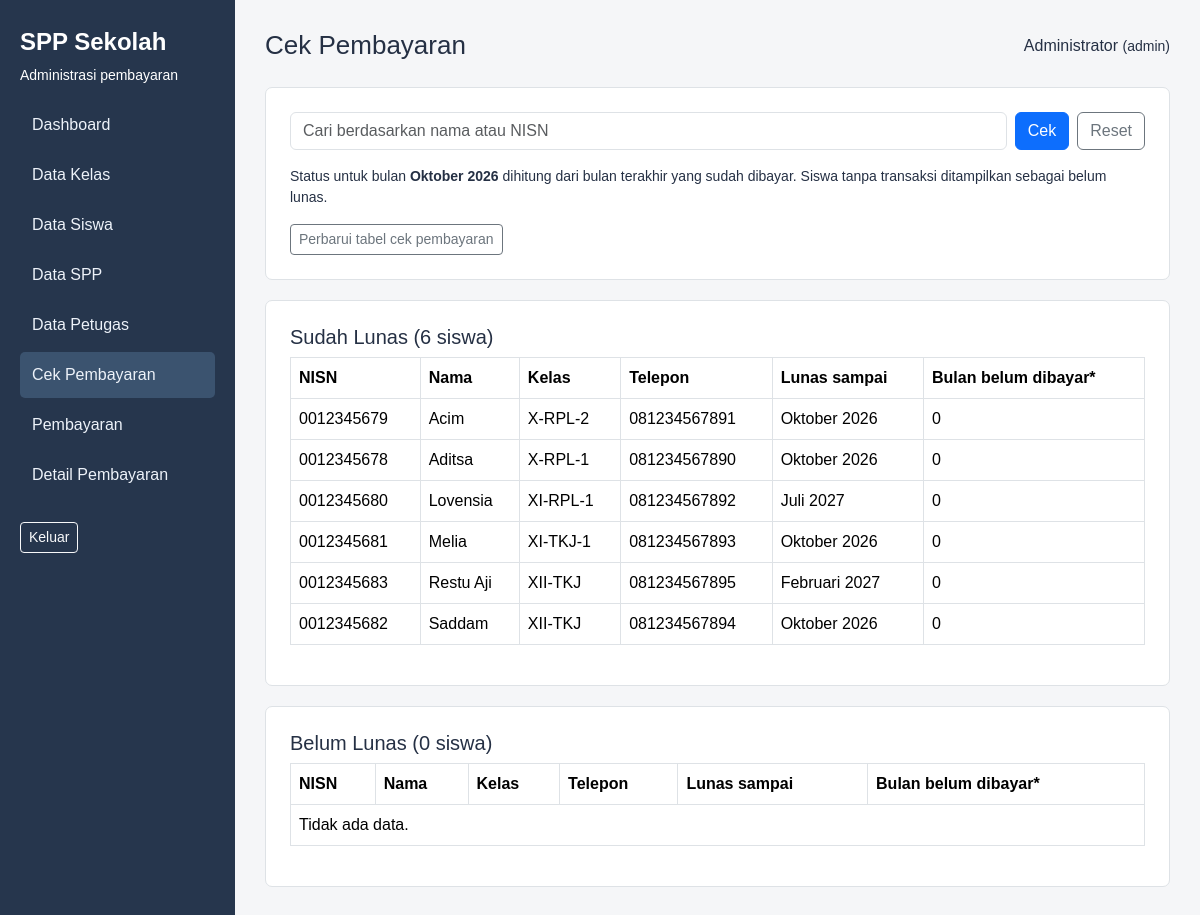
The app's page /cek.php (signed in) with its own data.
### tables this page shows
CREATE TABLE `tb_petugas` (
  `id_petugas` varchar(11) NOT NULL,
  `username` varchar(25) NOT NULL,
  `password` varchar(32) NOT NULL,
  `nama_petugas` varchar(35) NOT NULL,
  `level` enum('admin','petugas','siswa') NOT NULL
);

CREATE TABLE `tb_siswa` (
  `nisn` varchar(10) NOT NULL,
  `nis` varchar(8) NOT NULL,
  `nama` varchar(50) NOT NULL,
  `id_kelas` varchar(11) NOT NULL,
  `nama_kelas` varchar(10) NOT NULL,
  `alamat` text NOT NULL,
  `no_telp` varchar(13) NOT NULL,
  `id_spp` varchar(40) NOT NULL
);

### includes/fungsi.php (called while the page is built, shortened)
<?php
require_once __DIR__ . '/../config/koneksi.php';
function query($sql, $params = [])
{
    global $pdo;
    $stmt = $pdo->prepare($sql);
    $stmt->execute($params);
    return $stmt;
}
function e($value)
{
    return htmlspecialchars(
        (string) $value,
        ENT_QUOTES,
        'UTF-8'
    );
}
function daftar_bulan()
{
    return [
        1 => 'Januari',
        2 => 'Februari',
        3 => 'Maret',
        4 => 'April',
        5 => 'Mei',
        6 => 'Juni',
        7 => 'Juli',
        8 => 'Agustus',
        9 => 'September',
        10 => 'Oktober',
        11 => 'November',
        12 => 'Desember'
    ];
}
function bulan_indonesia($tanggal)
{
    $periode = substr((string) $tanggal, 0, 7);
    if (!preg_match('/^(\d{4})-(\d{2})$/', $periode, $hasil)) {
        return '-';
    }
    $nomor = (int) $hasil[2];
    $bulan = daftar_bulan();
    return $bulan[$nomor] . ' ' . $hasil[1];
}
function base_url()
{
    $script = str_replace(
        '\\',
        '/',
        $_SERVER['SCRIPT_NAME']
    );
    $folder = dirname($script);
    return rtrim($folder, '/.');
}
function wajib_login()
{
    $user = query(
        'SELECT id_petugas, nama_petugas, level
         FROM tb_petugas
         WHERE id_petugas = ?',
        [$_SESSION['user_id']]
    )->fetch();
    return $user;
}
function daftar_status($search = '')
{
    $sql = "
        SELECT
            s.*,
            sp.tahun,
            sp.nominal,
            p.terakhir
        FROM tb_siswa s
        LEFT JOIN tb_spp sp
            ON sp.id_spp = s.id_spp
        LEFT JOIN (
            SELECT
                nisn,
                MAX(tgl_terakhir_bayar) AS terakhir
            FROM tb_pembayaran
            WHERE status = 'Sudah Lunas'
            GROUP BY nisn
        ) p ON p.nisn = s.nisn
    ";
    $params = [];
    $rows = query(
        $sql . ' ORDER BY s.nama',
        $params
    )->fetchAll();
    $bulan_ini = date('Y-m-01');
    foreach ($rows as &$row) {
        $periode_terakhir = $row['terakhir']
            ? substr($row['terakhir'], 0, 7) . '-01'
            : null;
        if ($periode_terakhir) {
            $awal = date(
                'Y-m-01',
                strtotime($periode_terakhir . ' +1 month')
            );
        } else {
            $tahun = $row['tahun'] ?: date('Y');
            $awal = $tahun . '-01-01';
        }
        $tanggal_awal = new DateTime($awal);
        $tanggal_sekarang = new DateTime($bulan_ini);
    }
    return $rows;
}

### cek.php (the view, shortened to what this page needs)
<?php
require 'includes/fungsi.php';
$q = trim($_GET['q'] ?? '');
$rows = daftar_status($q);
$judul = 'Cek Pembayaran';
require 'includes/header.php';
?>
<div class="panel">
    <form method="get" class="d-flex gap-2">
        <input
            name="q"
            class="form-control"
            value="<?= e($q) ?>"
            placeholder="Cari berdasarkan nama atau NISN"
            aria-label="Nama atau NISN"
        >
        <button class="btn btn-primary">
            Cek
        </button>
        <a
            href="cek.php"
            class="btn btn-outline-secondary"
        >
            Reset
        </a>
    </form>
    <p class="small mt-3 mb-0">
        Status untuk bulan
        <strong>
            <?= e(bulan_indonesia(date('Y-m-d'))) ?>
        </strong>
        dihitung dari bulan terakhir yang sudah dibayar.
        Siswa tanpa transaksi ditampilkan sebagai belum lunas.
    </p>
    <?php if ($user['level'] !== 'siswa'): ?>
        <form method="post" class="mt-3">
            <button class="btn btn-outline-secondary btn-sm">
                Perbarui tabel cek pembayaran
            </button>
        </form>
    <?php endif; ?>
</div>
<?php foreach (['Sudah Lunas', 'Belum Lunas'] as $status): ?>
    <?php
    $group = array_filter(
        $rows,
        fn($siswa) =>
            $siswa['status_pembayaran'] === $status
    );
    ?>
    <div class="panel">
        <h3 class="h5">
            <?= e($status) ?>
            (<?= count($group) ?> siswa)
        </h3>
        <div class="table-responsive">
            <table class="table table-bordered">
                <thead>
                    <tr>
                        <th>NISN</th>
                        <th>Nama</th>
                        <th>Kelas</th>
                        <th>Telepon</th>
                        <th>Lunas sampai</th>
                        <th>Bulan belum dibayar*</th>
                    </tr>
                </thead>
                <tbody>
                    <?php foreach ($group as $siswa): ?>
                        <tr>
                            <td>
                                <?= e($siswa['nisn']) ?>
                            </td>
                            <td>
                                <?= e($siswa['nama']) ?>
                            </td>
                            <td>
                                <?= e($siswa['nama_kelas']) ?>
                            </td>
                            <td>
                                <?= e($siswa['no_telp']) ?>
                            </td>
                            <td>
                                <?php if ($siswa['terakhir']): ?>
                                    <?= e(
                                        bulan_indonesia(
                                            $siswa['terakhir']
                                        )
                                    ) ?>
                                <?php else: ?>
                                    Belum ada transaksi
                                <?php endif; ?>
                            </td>
                            <td>
                                <?= e($siswa['jumlah_bulan']) ?>
                            </td>
                        </tr>
                    <?php endforeach; ?>
                    <?php if (!$group): ?>
                        <tr>
                            <td colspan="6">
                                Tidak ada data.
                            </td>
                        </tr>
                    <?php endif; ?>
                </tbody>
            </table>
        </div>
    </div>
<?php endforeach; ?>
<?php require 'includes/footer.php'; ?>

### includes/header.php (shortened to what this page needs)
<?php
require_once __DIR__ . '/fungsi.php';
$user = wajib_login();
$judul = $judul ?? 'Aplikasi SPP';
$nav = [
    'index.php' => 'Dashboard',
    'cek.php' => 'Cek Pembayaran'
];
if ($user['level'] === 'admin') {
    $nav = [
        'index.php' => 'Dashboard',
        'master/kelas.php' => 'Data Kelas',
        'master/siswa.php' => 'Data Siswa',
        'master/spp.php' => 'Data SPP',
        'master/petugas.php' => 'Data Petugas',
        'cek.php' => 'Cek Pembayaran'
    ];
}
if (in_array($user['level'], ['admin', 'petugas'])) {
    $nav['pembayaran/tambah.php'] = 'Pembayaran';
    $nav['pembayaran/index.php'] = 'Detail Pembayaran';
}
?>
<!DOCTYPE html>
<html lang="id">
<head>
    <link
        href="<?= e(base_url()) ?>/assets/vendor/bootstrap.min.css"
        rel="stylesheet"
    >
    <link
        href="<?= e(base_url()) ?>/assets/style.css"
        rel="stylesheet"
    >
</head>
<body>
    <div class="app-shell">
        <aside class="sidebar no-print">
            <h1>SPP Sekolah</h1>
            <p class="small">
                Administrasi pembayaran
            </p>
            <nav aria-label="Menu utama">
                <?php foreach ($nav as $url => $label): ?>
                    <?php
                    $aktif = str_ends_with(
                        $_SERVER['SCRIPT_NAME'],
                        '/' . $url
                    );
                    ?>
                    <a
                        href="<?= e(base_url() . '/' . $url) ?>"
                        class="<?= $aktif ? 'active' : '' ?>"
                    >
                        <?= e($label) ?>
                    </a>
                <?php endforeach; ?>
            </nav>
            <form
                method="post"
                action="<?= e(base_url()) ?>/logout.php"
                class="mt-4"
            >
                <button
                    type="submit"
                    class="btn btn-outline-light btn-sm"
                >
                    Keluar
                </button>
            </form>
        </aside>
        <main class="main">
            <header class="page-top">
                <h2><?= e($judul) ?></h2>
                <span>
                    <?= e($user['nama_petugas']) ?>
                    <small>
                        (<?= e($user['level']) ?>)
                    </small>
                </span>
            </header>

### includes/footer.php (shortened to what this page needs)
</main>
</div>
</body>
</html>

### assets/style.css (style rules this page uses)
body { background: #f5f6f8; color: #253044; font-family: Arial, sans-serif; }
.app-shell { display: flex; min-height: 100vh; }
.sidebar { width: 235px; background: #26364d; color: white; padding: 28px 20px; flex-shrink: 0; }
.sidebar h1 { font-size: 24px; font-weight: 700; }
.sidebar nav a { display: block; color: #edf2f9; text-decoration: none; padding: 11px 12px; border-radius: 5px; margin: 4px 0; }
.sidebar nav a:hover, .sidebar nav a.active { background: #3b536f; }
.main { padding: 30px; flex: 1; min-width: 0; }
.page-top { display: flex; justify-content: space-between; gap: 20px; align-items: center; margin-bottom: 26px; flex-wrap: wrap; }
.page-top h2 { font-size: 26px; margin: 0; }
.panel { background: white; border: 1px solid #dee2e6; border-radius: 7px; padding: 24px; margin-bottom: 20px; }
.table th { white-space: nowrap; }
.table td { vertical-align: middle; }

### records on screen
tb_petugas: nama_petugas "Administrator", level "admin"
tb_siswa: nisn "0012345679", nama "Acim", nama_kelas "X-RPL-2", no_telp "081234567891", terakhir "Oktober 2026", jumlah_bulan "0"
tb_siswa: nisn "0012345678", nama "Aditsa", nama_kelas "X-RPL-1", no_telp "081234567890", terakhir "Oktober 2026", jumlah_bulan "0"
tb_siswa: nisn "0012345680", nama "Lovensia", nama_kelas "XI-RPL-1", no_telp "081234567892", terakhir "Juli 2027", jumlah_bulan "0"
tb_siswa: nisn "0012345681", nama "Melia", nama_kelas "XI-TKJ-1", no_telp "081234567893", terakhir "Oktober 2026", jumlah_bulan "0"
tb_siswa: nisn "0012345683", nama "Restu Aji", nama_kelas "XII-TKJ", no_telp "081234567895", terakhir "Februari 2027", jumlah_bulan "0"
tb_siswa: nisn "0012345682", nama "Saddam", nama_kelas "XII-TKJ", no_telp "081234567894", terakhir "Oktober 2026", jumlah_bulan "0"

### other values on screen
$label "Dashboard"
$label "Data Kelas"
$label "Data Siswa"
$label "Data SPP"
$label "Data Petugas"
$label "Cek Pembayaran"
$label "Pembayaran"
$label "Detail Pembayaran"
$judul "Cek Pembayaran"
$status "Sudah Lunas"
count($group) "6"
$status "Belum Lunas"
count($group) "0"
